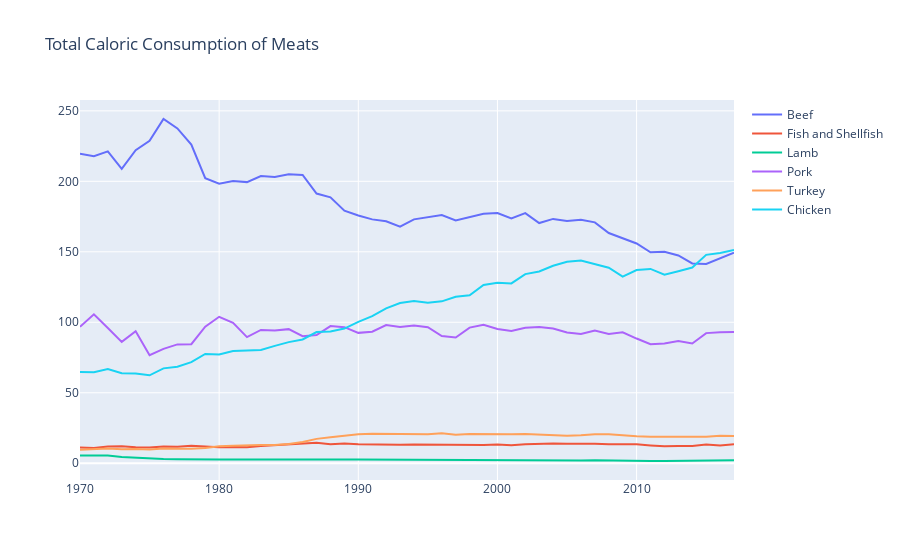

Write notebook code for a chart like this one.
### Code cell
fig = go.Figure()

fig.add_trace(go.Scatter(x = meats['Year'], \
                         y = meats['Beef'], \
                         mode = 'lines', \
                         name = 'Beef'))

fig.add_trace(go.Scatter(x = meats['Year'], \
                         y = meats['Fish and shellfish'], \
                         mode = 'lines', \
                         name = 'Fish and Shellfish'))

fig.add_trace(go.Scatter(x = meats['Year'], \
                         y = meats['Lamb'], \
                         mode = 'lines', \
                         name = 'Lamb'))

fig.add_trace(go.Scatter(x = meats['Year'], \
                         y = meats['Pork'], \
                         mode = 'lines', \
                         name = 'Pork'))

fig.add_trace(go.Scatter(x = meats['Year'], \
                         y = meats['Turkey'], \
                         mode = 'lines', \
                         name = 'Turkey'))

fig.add_trace(go.Scatter(x = meats['Year'], \
                         y = meats['Chicken'], \
                         mode = 'lines', \
                         name = 'Chicken'))

fig.update_layout(title_text = 'Total Caloric Consumption of Meats')

fig.show()
